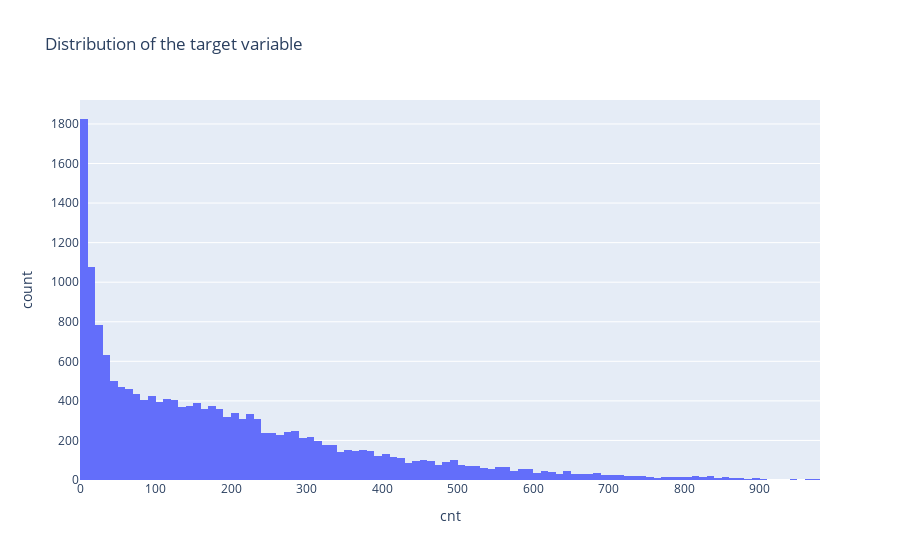

The code cell stored with this chart in its notebook:
### Code cell
# Visualize the distribution of the target variable
fig = px.histogram(data_bike, x='cnt', title='Distribution of the target variable')
fig.show()

### Figure 1 — Plotly figure (JSON) as saved in the notebook; plotly's stock layout.template omitted (floating-point values rounded to 4 significant figures; data arrays with more than 128 entries replaced by an {"elided": "..."} marker saying what was removed)
{"data": [{"alignmentgroup": "True", "bingroup": "x", "hovertemplate": "cnt=%{x}<br>count=%{y}<extra></extra>", "legendgroup": "", "marker": {"color": "#636efa", "pattern": {"shape": ""}}, "name": "", "offsetgroup": "", "orientation": "v", "showlegend": false, "type": "histogram", "x": {"elided": "17379 int values"}, "xaxis": "x", "yaxis": "y"}], "layout": {"barmode": "relative", "legend": {"tracegroupgap": 0}, "title": {"text": "Distribution of the target variable"}, "xaxis": {"anchor": "y", "domain": [0, 1], "title": {"text": "cnt"}}, "yaxis": {"anchor": "x", "domain": [0, 1], "title": {"text": "count"}}}}
